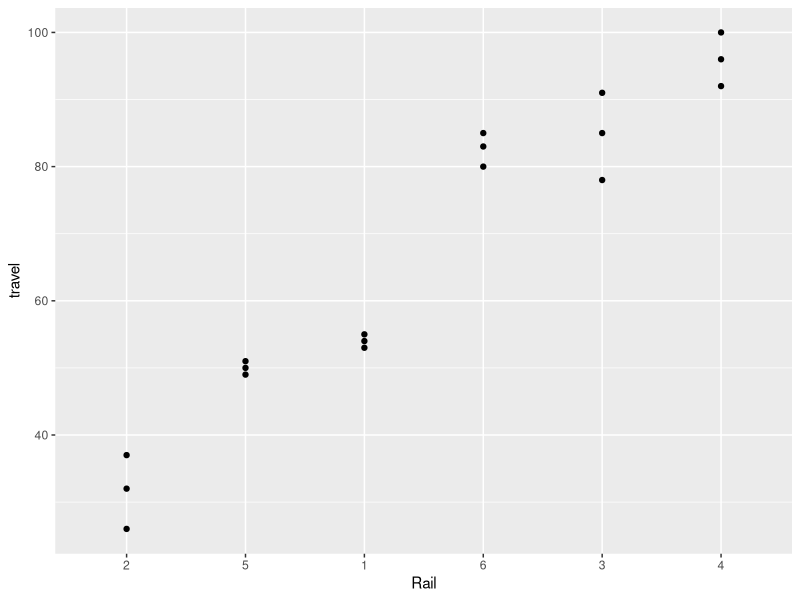

Recreate this plot in R.
## ---- chunk 1
knitr::opts_chunk$set(echo = TRUE)
## ---- chunk 2
library(nlme)
library(dplyr)
df <- Rail %>% tibble()
df$Rail <- as.factor(df$Rail)
## ---- chunk 3
library(ggplot2)
df %>% ggplot(aes(Rail,travel)) + geom_point()
## ---- chunk 4
library(lme4)
REML <- lmer(travel ~ (1|Rail), data=Rail) # REML
ML <- lmer(travel ~ (1|Rail), data=Rail, REML=FALSE) # ML
## ---- chunk 5
ML %>% summary()
## ---- chunk 6
REML %>% summary()
## ---- chunk 7
lm1 <- lm(travel ~ Rail-1 ,data = df)
alpha <- mean(lm1$coefficients)
## ---- chunk 8
library(emmeans)
emmeans(lm1, ~1)
